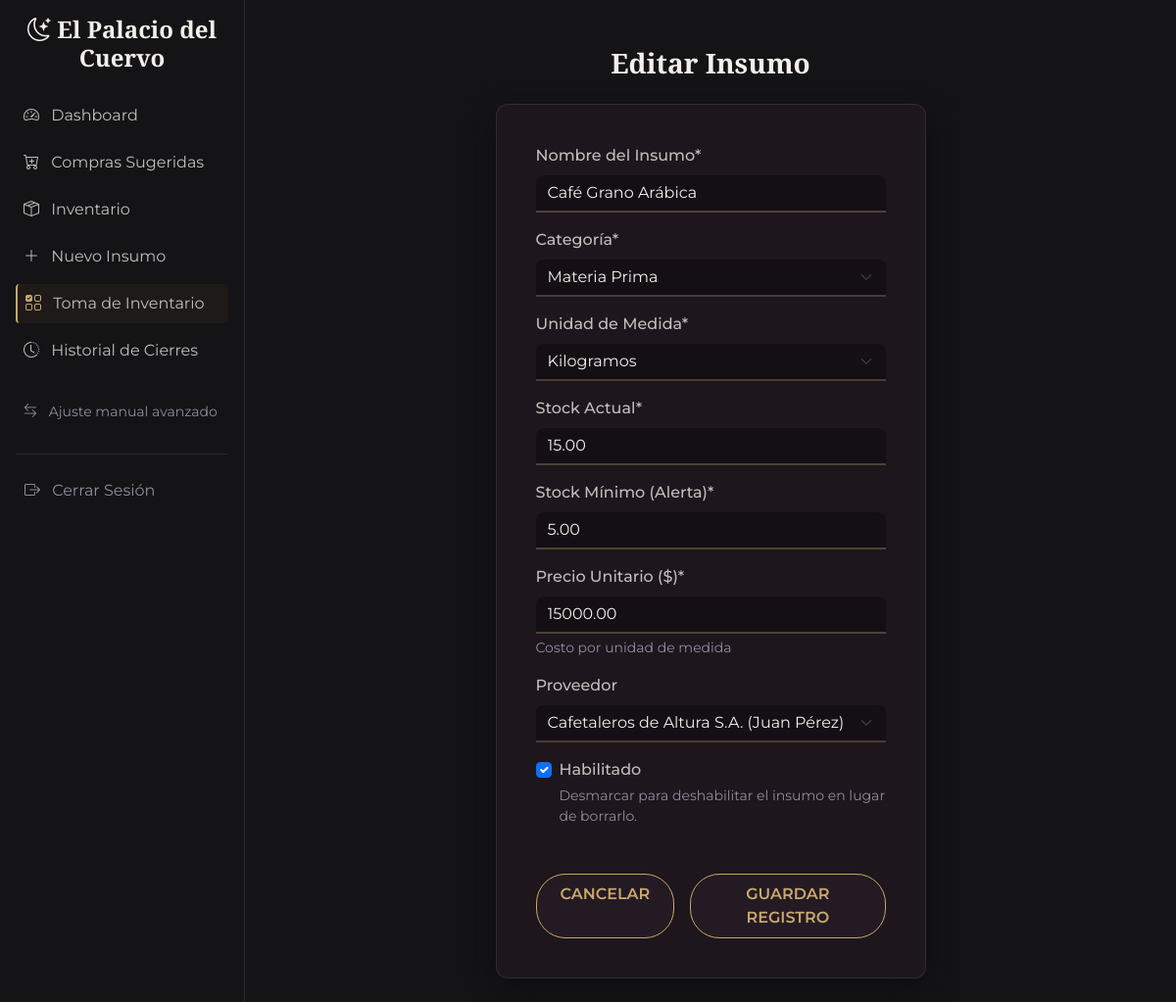
The page /insumos/editar/1/ (signed in) on the database its author committed.
### inventario/models.py (models this page shows, shortened)
class Insumo(models.Model):
    CATEGORIAS = [
        ('Materia Prima', 'Materia Prima'),
        ('Desechables', 'Desechables'),
        ('Envasados', 'Envasados'),
        ('Limpieza', 'Limpieza'),
    ]
    UNIDADES = [
        ('kg', 'Kilogramos'),
        ('litros', 'Litros'),
        ('unidades', 'Unidades'),
        ('gr', 'Gramos'),
    ]
    nombre = models.CharField(max_length=200, verbose_name="Nombre del Insumo")
    categoria = models.CharField(max_length=50, choices=CATEGORIAS, verbose_name="Categoría")
    unidad_medida = models.CharField(max_length=20, choices=UNIDADES, verbose_name="Unidad de Medida")
    stock_actual = models.DecimalField(
        max_digits=10,
        decimal_places=2,
        default=0,
        validators=[MinValueValidator(0)],
        verbose_name="Stock Actual"
    )
    stock_minimo = models.DecimalField(
        max_digits=10,
        decimal_places=2,
        default=0,
        validators=[MinValueValidator(0)],
        verbose_name="Stock Mínimo (Alerta)"
    )
    precio_unitario = models.DecimalField(
        max_digits=12,
        decimal_places=2,
        default=1000,
        validators=[MinValueValidator(0)],
        verbose_name="Precio Unitario ($)",
        help_text="Costo por unidad de medida"
    )
    proveedor = models.ForeignKey(Proveedor, on_delete=models.SET_NULL, null=True, blank=True, related_name='insumos')
    activo = models.BooleanField(default=True, verbose_name="Habilitado", help_text="Desmarcar para deshabilitar el insumo en lugar de borrarlo.")
    class Meta:
        verbose_name = "Insumo"
        verbose_name_plural = "Insumos"
        ordering = ['nombre']

### inventario/views.py (the view)
# urls.py: path('insumos/editar/<int:pk>/', InsumoUpdateView.as_view(), name='insumo_update'),
class InsumoUpdateView(LoginRequiredMixin, UpdateView):
    model = Insumo
    form_class = InsumoForm
    template_name = 'inventario/insumo_form.html'
    success_url = reverse_lazy('inventario:insumo_list')

### inventario/forms.py
class InsumoForm(forms.ModelForm):
    class Meta:
        model = Insumo
        fields = ['nombre', 'categoria', 'unidad_medida', 'stock_actual', 'stock_minimo', 'precio_unitario', 'proveedor', 'activo']
        widgets = {
            'stock_actual': forms.NumberInput(attrs={'step': '0.01'}),
            'stock_minimo': forms.NumberInput(attrs={'step': '0.01'}),
            'precio_unitario': forms.NumberInput(attrs={'step': '1'}),
        }

### inventario/models.py (called while the page is built)
    def __str__(self):
        return f"{self.nombre_empresa} ({self.contacto})"

### inventario/templates/inventario/insumo_form.html (shortened to what this page needs)
{% extends 'base.html' %}
{% load crispy_forms_tags %}
{% block content %}
<div class="row justify-content-center mt-4">
    <div class="col-md-8 col-lg-6">
        <h3 class="mb-4 text-bone text-center">
            {% if form.instance.pk %}Editar Insumo{% else %}Registrar Insumo{% endif %}
        </h3>
        <div class="card card-gothic p-4">
            <div class="card-body">
                <form method="POST">
                    {{ form|crispy }}
                    <div class="mt-5 d-flex justify-content-end gap-3">
                        <a href="{% url 'inventario:insumo_list' %}" class="btn btn-gothic-outline px-4">CANCELAR</a>
                        <button type="submit" class="btn btn-gothic-primary px-4">GUARDAR REGISTRO</button>
                    </div>
                </form>
            </div>
        </div>
    </div>
</div>
{% endblock %}

### static/css/gothic_inventory.css (style rules this page uses)
:root { --bg-base: #141316; --bg-surface: #231a24; --text-heading: #f5efeb; --text-main: #c4bdb9; --text-muted: #948c9c; --accent-primary: #c48b9f; --accent-primary-hover: #b0788c; --accent-gold: #c9a86a; --accent-gold-hover: #b49356; --status-ok: #c9a86a; --status-critical: #ff6b8b; --status-critical-text: #141316; --status-low: #eab308; --font-heading: 'Cinzel', 'Cinzel Decorative', 'Pirata One', serif; --font-body: 'Montserrat', sans-serif; }
body { background-color: var(--bg-base); color: var(--text-main); font-family: var(--font-body); font-weight: 400; }
h1, h2, h3, h4, h5, h6, .brand-logo { font-family: var(--font-heading); color: var(--text-heading); font-weight: 600; }
.text-bone { color: var(--text-heading) !important; }
.text-muted-gothic, .form-text, .text-muted { color: var(--text-muted) !important; }
.card, .card-gothic { background-color: rgba(35, 26, 36, 0.6) !important; backdrop-filter: blur(10px); -webkit-backdrop-filter: blur(10px); border: 1px solid rgba(199, 168, 106, 0.15) !important; border-radius: 12px; box-shadow: 0 10px 30px rgba(13, 11, 14, 0.7) !important; color: var(--text-main); }
.form-control, .form-select, .form-control:focus, .form-select:focus { background-color: rgba(0, 0, 0, 0.3) !important; border: none !important; border-bottom: 2px solid rgba(199, 168, 106, 0.3) !important; color: var(--text-heading) !important; border-radius: 8px 8px 0 0 !important; box-shadow: none !important; transition: border-color 0.3s ease; }
.col-form-label, label { color: var(--text-main); font-weight: 500; }
.btn-secondary, .btn-gothic-primary, .btn-gothic-outline, .btn-outline-primary { background-color: var(--bg-surface) !important; color: var(--accent-gold) !important; border: 1px solid var(--accent-gold) !important; border-radius: 30px !important; padding: 0.5rem 1.5rem; font-weight: 600; transition: all 0.3s ease; }

### rows shown on the page
Insumo: nombre "Café Grano Arábica", categoria "Materia Prima", unidad_medida "Kilogramos", stock_actual "15.00", stock_minimo "5.00", precio_unitario "15000.00", proveedor "Cafetaleros de Altura S.A. (Juan Pérez)", activo "☑"
